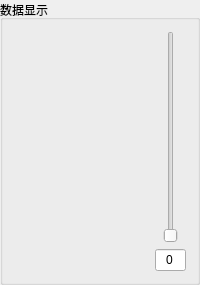
     <widget class="QGroupBox" name="groupBox">
      <property name="title">
       <string>数据显示</string>
      </property>
      <layout class="QHBoxLayout" name="horizontalLayout">
       <item>
        <widget class="QwtPlot" name="qwtPlot">
         <property name="minimumSize">
          <size>
           <width>0</width>
           <height>240</height>
          </size>
         </property>
         <property name="palette">
          <palette>
           <active>
            <colorrole role="Text">
             <brush brushstyle="SolidPattern">
              <color alpha="255">
               <red>241</red>
               <green>241</green>
               <blue>241</blue>
              </color>
             </brush>
            </colorrole>
           </active>
           <inactive>
            <colorrole role="Text">
             <brush brushstyle="SolidPattern">
              <color alpha="255">
               <red>241</red>
               <green>241</green>
               <blue>241</blue>
              </color>
             </brush>
            </colorrole>
           </inactive>
           <disabled>
            <colorrole role="Text">
             <brush brushstyle="SolidPattern">
              <color alpha="255">
               <red>120</red>
               <green>120</green>
               <blue>120</blue>
              </color>
             </brush>
            </colorrole>
           </disabled>
          </palette>
         </property>
         <property name="autoReplot">
          <bool>true</bool>
         </property>
        </widget>
       </item>
       <item>
        <layout class="QVBoxLayout" name="verticalLayout_2">
         <item>
          <widget class="QSlider" name="verticalSlider">
           <property name="sizePolicy">
            <sizepolicy hsizetype="Preferred" vsizetype="Expanding">
             <horstretch>0</horstretch>
             <verstretch>0</verstretch>
            </sizepolicy>
           </property>
           <property name="maximumSize">
            <size>
             <width>31</width>
             <height>16777215</height>
            </size>
           </property>
           <property name="maximum">
            <number>255</number>
           </property>
           <property name="pageStep">
            <number>1</number>
           </property>
           <property name="orientation">
            <enum>Qt::Vertical</enum>
           </property>
          </widget>
         </item>
         <item>
          <widget class="QLineEdit" name="lineEdit">
           <property name="sizePolicy">
            <sizepolicy hsizetype="Fixed" vsizetype="Fixed">
             <horstretch>0</horstretch>
             <verstretch>0</verstretch>
            </sizepolicy>
           </property>
           <property name="maximumSize">
            <size>
             <width>31</width>
             <height>16777215</height>
            </size>
           </property>
           <property name="palette">
            <palette>
             <active>
              <colorrole role="Text">
               <brush brushstyle="SolidPattern">
                <color alpha="255">
                 <red>0</red>
                 <green>0</green>
                 <blue>0</blue>
                </color>
               </brush>
              </colorrole>
             </active>
             <inactive>
              <colorrole role="Text">
               <brush brushstyle="SolidPattern">
                <color alpha="255">
                 <red>0</red>
                 <green>0</green>
                 <blue>0</blue>
                </color>
               </brush>
              </colorrole>
             </inactive>
             <disabled>
              <colorrole role="Text">
               <brush brushstyle="SolidPattern">
                <color alpha="255">
                 <red>120</red>
                 <green>120</green>
                 <blue>120</blue>
                </color>
               </brush>
              </colorrole>
             </disabled>
            </palette>
           </property>
           <property name="mouseTracking">
            <bool>false</bool>
           </property>
           <property name="toolTip">
            <string>阈值输入与显示</string>
           </property>
           <property name="text">
            <string>0</string>
           </property>
           <property name="frame">
            <bool>true</bool>
           </property>
           <property name="alignment">
            <set>Qt::AlignCenter</set>
           </property>
           <property name="placeholderText">
            <string>阈值</string>
           </property>
          </widget>
         </item>
        </layout>
       </item>
      </layout>
     </widget>
